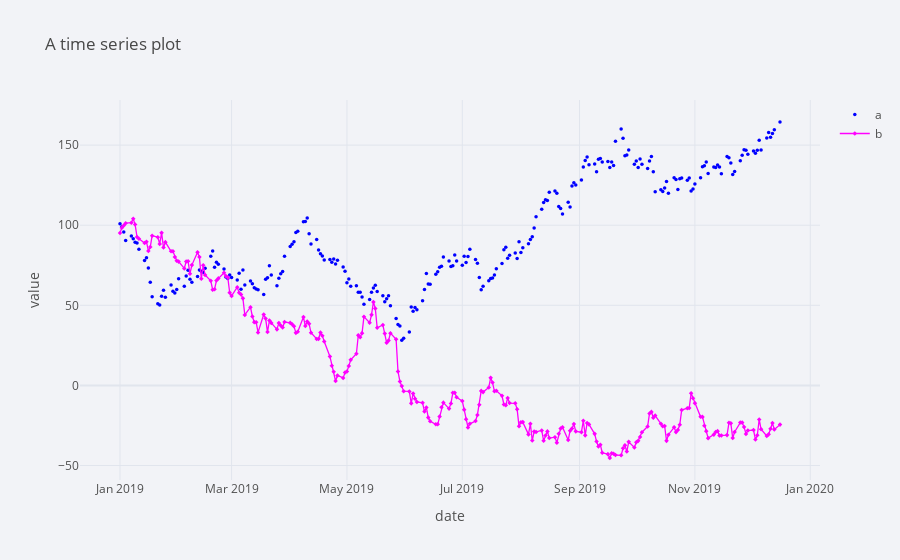

Source (notebook cell):
### Markdown cell above
As with matplotlib, there are multiple parameters available to customize such plots

### Code cell
plyo.iplot(df[['a', 'b']].iplot(asFigure=True,
                               theme='polar',
                               title='A time series plot',
                               xTitle='date',
                               yTitle='value',
                               mode={'a': 'markers', 'b': 'lines+markers'},
                               symbol={'a':'circle', 'b':'diamond'},
                               size=3.5,
                               colors={'a': 'blue', 'b': 'magenta'}),
                            image='png',
                            filename='ply_02')

### Figure 1 — Plotly figure (JSON) as saved in the notebook; plotly's stock layout.template omitted (floating-point values rounded to 4 significant figures; data arrays with more than 128 entries replaced by an {"elided": "..."} marker saying what was removed)
{"data": [{"line": {"color": "blue", "dash": "solid", "shape": "linear", "width": 1.3}, "marker": {"size": 3.5, "symbol": "circle"}, "mode": "markers", "name": "a", "text": "", "type": "scatter", "x": {"elided": "250 str values"}, "y": {"elided": "250 float values"}}, {"line": {"color": "magenta", "dash": "solid", "shape": "linear", "width": 1.3}, "marker": {"size": 3.5, "symbol": "diamond"}, "mode": "lines+markers", "name": "b", "text": "", "type": "scatter", "x": {"elided": "250 str values"}, "y": {"elided": "250 float values"}}], "layout": {"legend": {"bgcolor": "#F2F3F7", "font": {"color": "#505050"}}, "paper_bgcolor": "#F2F3F7", "plot_bgcolor": "#F2F3F7", "title": {"font": {"color": "#484848"}, "text": "A time series plot"}, "xaxis": {"gridcolor": "#E1E5ED", "showgrid": true, "tickfont": {"color": "#505050"}, "title": {"font": {"color": "#505050"}, "text": "date"}, "zerolinecolor": "#E1E5ED"}, "yaxis": {"gridcolor": "#E1E5ED", "showgrid": true, "tickfont": {"color": "#505050"}, "title": {"font": {"color": "#505050"}, "text": "value"}, "zerolinecolor": "#E1E5ED"}}}
